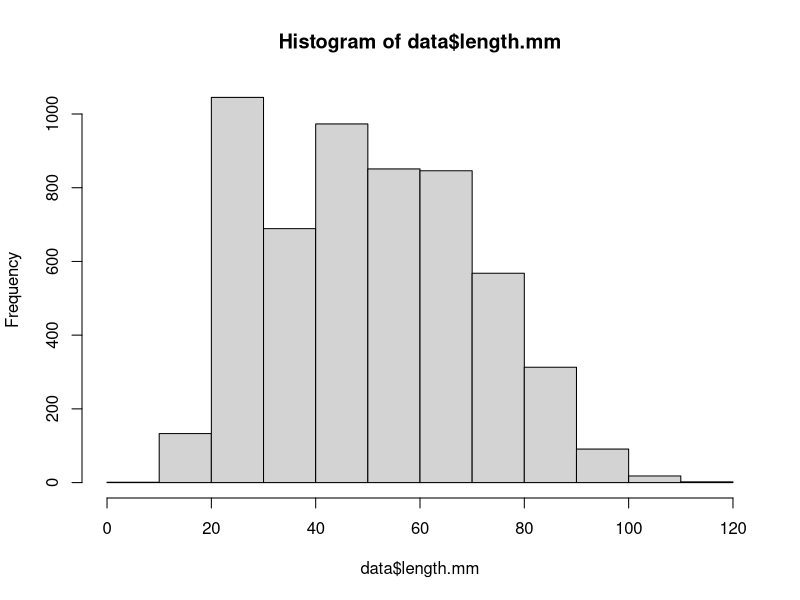
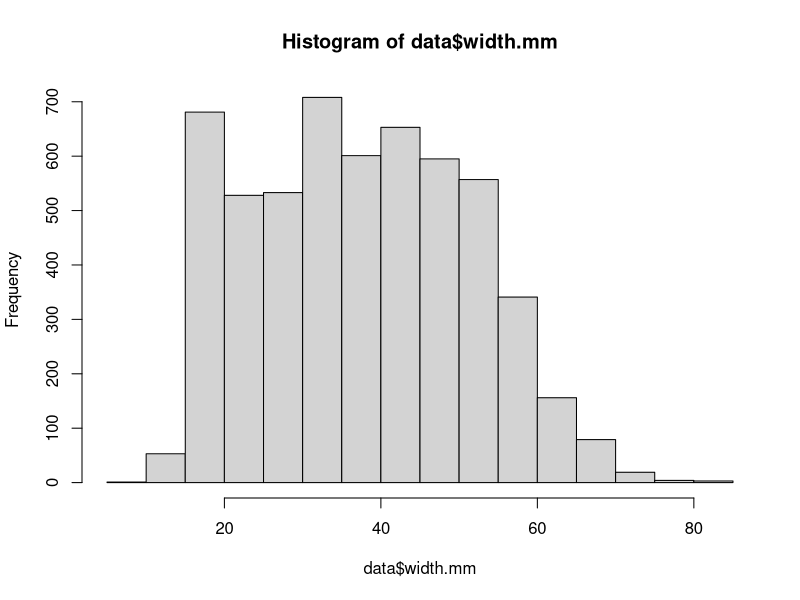
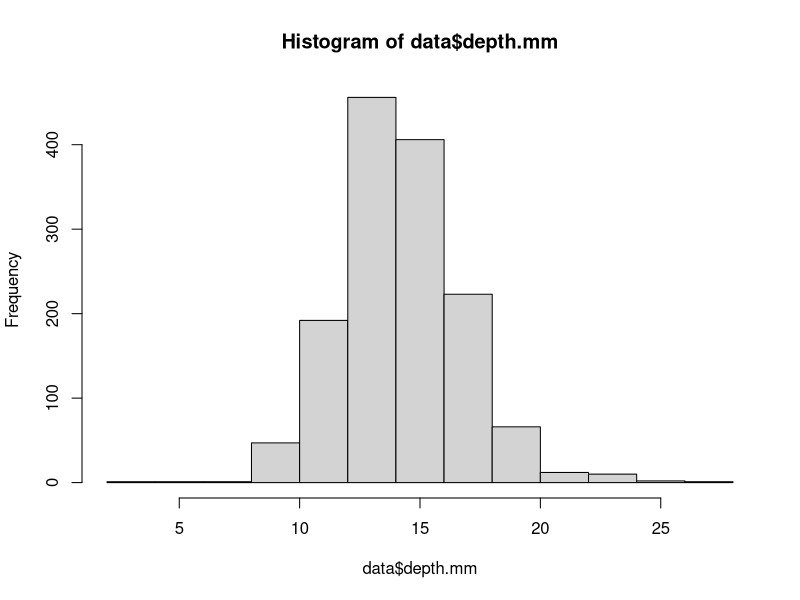
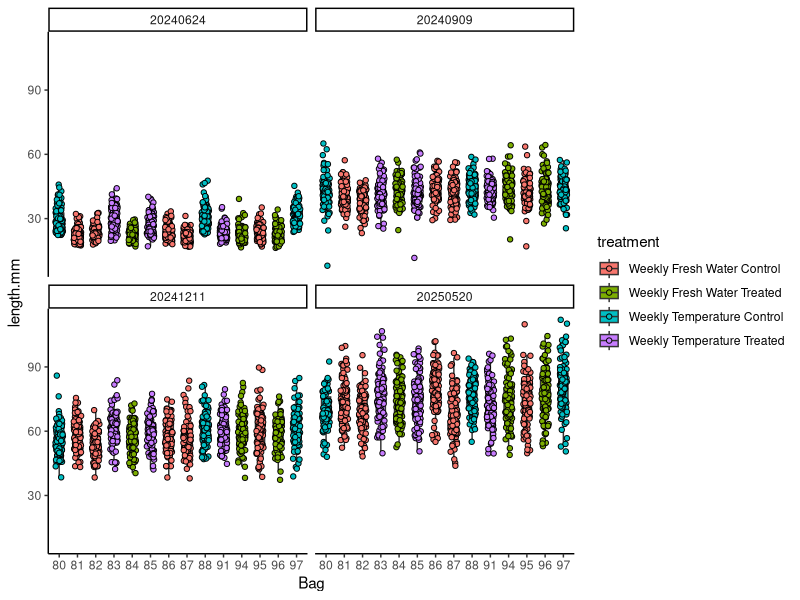
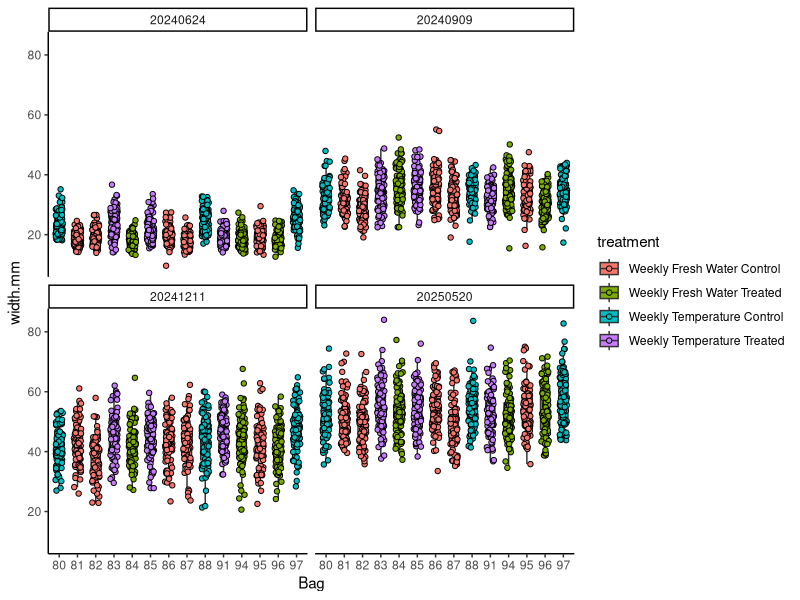
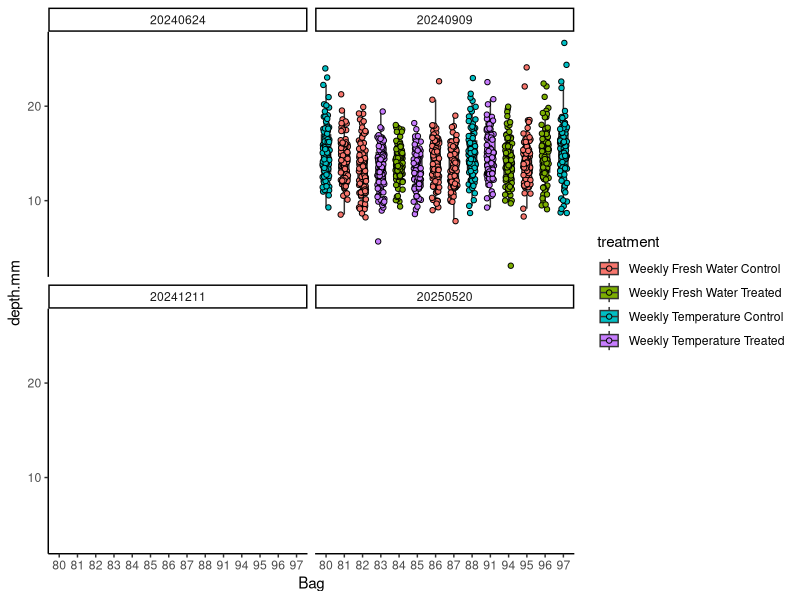
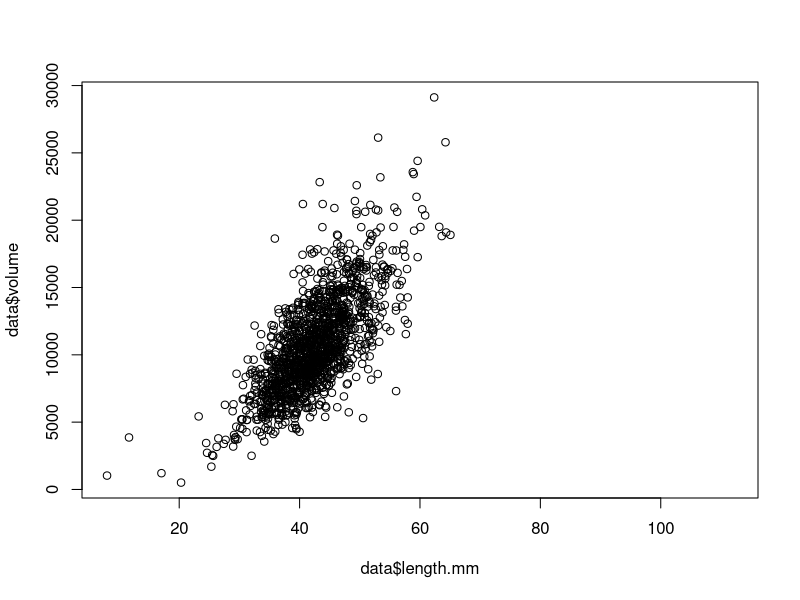
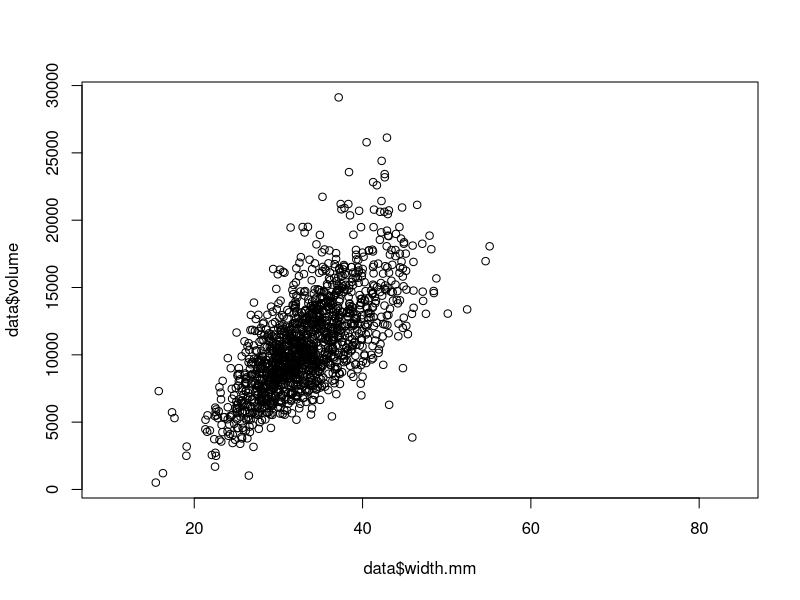

The R script that drew these images, in order:
## ---- chunk 1
knitr::opts_chunk$set(echo = TRUE, warning = FALSE, message = FALSE)
## ---- chunk 2
if ("tidyverse" %in% rownames(installed.packages()) == 'FALSE') install.packages('tidyverse') 
if ("ggplot2" %in% rownames(installed.packages()) == 'FALSE') install.packages('ggplot2') 
if ("ggeffects" %in% rownames(installed.packages()) == 'FALSE') install.packages('ggeffects') 

library("ggplot2")
library("tidyverse")
library("lme4")
library("lmerTest")
library("emmeans")
library("car")
library("mgcv")
library("ggeffects")
library("cowplot")
## ---- chunk 3
data<-read_csv(file="data/outplanting/GoosePoint/growth_GoosePoint.csv")%>%
  mutate(date=as.factor(date))
## ---- chunk 4
data$field_cattle_tag<-factor(data$field_cattle_tag)
## ---- chunk 5
data$dead[is.na(data$dead)] <- 0
data$stuck[is.na(data$stuck)] <- 0
## ---- chunk 6
metadata<-read_csv(file="data/outplanting/GoosePoint/bag_list_GoosePoint.csv")
metadata$field_cattle_tag<-factor(metadata$field_cattle_tag)

data$treatment<-metadata$treatment[match(data$field_cattle_tag, metadata$field_cattle_tag)]
## ---- chunk 7
hist(data$length.mm)
hist(data$width.mm)
hist(data$depth.mm)
## ---- chunk 8
plot1<-data%>%
  ggplot(aes(x=field_cattle_tag, y=length.mm, fill = treatment)) +
  facet_wrap(~date)+
  geom_boxplot(width=.5, outlier.shape= NA, position = position_dodge(width = 0.4)) +
  geom_point(pch = 21, position=position_jitterdodge(dodge.width=0.4)) +
  xlab("Bag") + 
  theme_classic(); plot1
## ---- chunk 9
plot2<-data%>%
  ggplot(aes(x=field_cattle_tag, y=width.mm, fill = treatment)) +
  facet_wrap(~date)+
  geom_boxplot(width=.5, outlier.shape= NA, position = position_dodge(width = 0.4)) +
  geom_point(pch = 21, position=position_jitterdodge(dodge.width=0.4)) +
  xlab("Bag") + 
  theme_classic(); plot2
## ---- chunk 10
plot3<-data%>%
  ggplot(aes(x=field_cattle_tag, y=depth.mm, fill = treatment)) +
  facet_wrap(~date)+
  geom_boxplot(width=.5, outlier.shape= NA, position = position_dodge(width = 0.4)) +
  geom_point(pch = 21, position=position_jitterdodge(dodge.width=0.4)) +
  xlab("Bag") + 
  theme_classic(); plot3
## ---- chunk 11
data$volume <- (4/3) * pi * (data$length.mm/2) * (data$width.mm/2) * (data$depth.mm/2)
## ---- chunk 12
plot(data$volume ~ data$length.mm)
plot(data$volume ~ data$width.mm)
## ---- chunk 13
training_data<-data%>%
  filter(date=="20240909")%>%
  filter(!is.na(volume))

hist(training_data$volume)
## ---- chunk 14
# Fit a polynomial regression model (2nd-degree polynomial)
poly_model <- lm(volume ~ poly(length.mm, 2) + poly(width.mm, 2) + length.mm:width.mm, data = training_data)

# Fit a Generalized Additive Model (GAM) for comparison
gam_model <- gam(volume ~ s(length.mm, bs = "cs") + s(width.mm, bs = "cs"), data = training_data)

# Compare model summaries
summary(poly_model)
summary(gam_model)
## ---- chunk 15
plot(poly_model)
plot(gam_model)
## ---- chunk 16
# Predict Volume using the trained model
data$Predicted_Volume_GAM <- predict(gam_model, data)
data$Predicted_Volume_Poly <- predict(poly_model, data)
## ---- chunk 17
plot(data$Predicted_Volume_GAM ~ data$volume)
plot(data$Predicted_Volume_Poly ~ data$volume)
## ---- chunk 18
# Plot the relationship for visualization
ggplot(training_data, aes(x = length.mm, y = volume)) +
  geom_point() +
  geom_smooth(method = "gam", formula = y ~ s(x, bs = "cs"), color = "blue") +
  ggtitle("GAM Fit for Length vs Volume")

ggplot(training_data, aes(x = width.mm, y = volume)) +
  geom_point() +
  geom_smooth(method = "gam", formula = y ~ s(x, bs = "cs"), color = "red") +
  ggtitle("GAM Fit for Width vs Volume")
## ---- chunk 19
# Plot polynomial fit for Length vs. Volume
ggplot(training_data, aes(x = length.mm, y = volume)) +
  geom_point() +
  stat_smooth(method = "lm", formula = y ~ poly(x, 2), color = "blue", se = TRUE) +
  ggtitle("Polynomial Regression (2nd Degree) Fit for Length vs Volume")

# Plot polynomial fit for Width vs. Volume
ggplot(training_data, aes(x = width.mm, y = volume)) +
  geom_point() +
  stat_smooth(method = "lm", formula = y ~ poly(x, 2), color = "red", se = TRUE) +
  ggtitle("Polynomial Regression (2nd Degree) Fit for Width vs Volume")
## ---- chunk 20
# Plot polynomial fit for Length vs. Volume
ggplot(data%>%filter(date=="20240909"), aes(x = volume, y = Predicted_Volume_Poly)) +
  geom_point() +
  stat_smooth(method = "loess", color = "blue", se = TRUE) +
  ggtitle("Polynomial Regression (2nd Degree) Fit for Known vs Predicted Volume")
## ---- chunk 21
hist(data$Predicted_Volume_Poly)
min(data$Predicted_Volume_Poly)
## ---- chunk 22
# Fit a polynomial regression model (2nd-degree polynomial)
poly_model <- lm(volume ~ poly(length.mm, 2) + poly(width.mm, 2) + length.mm:width.mm, data = training_data)

# Extract raw residuals
training_data$raw_resid <- residuals(poly_model)

# Standardize residuals
training_data$std_resid <- training_data$raw_resid / sd(training_data$raw_resid)

# Flag potential outliers
outlier_threshold <- 3
training_data$outlier_flag <- abs(training_data$std_resid) > outlier_threshold

# Filter rows flagged as outliers
outliers <- training_data %>% filter(outlier_flag == TRUE)
print(outliers)

# Plot standardized residuals
ggplot(training_data, aes(x = seq_along(std_resid), y = std_resid)) +
  geom_point(aes(color = outlier_flag), size = 2) +
  geom_hline(yintercept = c(-outlier_threshold, outlier_threshold), linetype = "dashed", color = "red") +
  labs(title = "Standardized Residuals with Outliers", x = "Index", y = "Standardized Residual") +
  theme_minimal()
## ---- chunk 23
training_data<-training_data%>%
  filter(!outlier_flag==TRUE)
## ---- chunk 24
hist(training_data$volume)
## ---- chunk 25
# Fit a polynomial regression model (2nd-degree polynomial)
poly_model <- lm(volume ~ poly(length.mm, 2) + poly(width.mm, 2) + length.mm:width.mm, data = training_data)

# Compare model summaries
summary(poly_model)
## ---- chunk 26
plot(poly_model)
## ---- chunk 27
# Predict Volume using the trained model
data$Predicted_Volume_Poly <- predict(poly_model, data)
## ---- chunk 28
plot(data$Predicted_Volume_Poly ~ data$volume)
## ---- chunk 29
# Plot polynomial fit for Length vs. Volume
ggplot(training_data, aes(x = length.mm, y = volume)) +
  geom_point() +
  stat_smooth(method = "lm", formula = y ~ poly(x, 2), color = "blue", se = TRUE) +
  ggtitle("Polynomial Regression (2nd Degree) Fit for Length vs Volume")

# Plot polynomial fit for Width vs. Volume
ggplot(training_data, aes(x = width.mm, y = volume)) +
  geom_point() +
  stat_smooth(method = "lm", formula = y ~ poly(x, 2), color = "red", se = TRUE) +
  ggtitle("Polynomial Regression (2nd Degree) Fit for Width vs Volume")
## ---- chunk 30
# Plot polynomial fit for Length vs. Volume
ggplot(data%>%filter(date=="20240909"), aes(x = volume, y = Predicted_Volume_Poly)) +
  geom_point() +
  stat_smooth(method = "loess", color = "blue", se = TRUE) +
  ggtitle("Polynomial Regression (2nd Degree) Fit for Known vs Predicted Volume")
## ---- chunk 31
hist(data$Predicted_Volume_Poly)
min(data$Predicted_Volume_Poly)
## ---- chunk 32
data<-data%>%filter(Predicted_Volume_Poly>0)
hist(data$Predicted_Volume_Poly)
## ---- chunk 33
plot4<-data%>%
  ggplot(aes(x=field_cattle_tag, y=Predicted_Volume_Poly, fill = treatment)) +
  facet_wrap(~date)+
  geom_boxplot(width=.5, outlier.shape= NA, position = position_dodge(width = 0.4)) +
  geom_point(pch = 21, position=position_jitterdodge(dodge.width=0.4)) +
  xlab("Bag") + 
  theme_classic(); plot4
## ---- chunk 34
plot5<-data%>%
  ggplot(aes(x=treatment, y=Predicted_Volume_Poly, fill = treatment)) +
  facet_wrap(~date)+
  geom_boxplot(width=.5, outlier.shape= NA, position = position_dodge(width = 0.4)) +
  geom_point(pch = 21, position=position_jitterdodge(dodge.width=0.4)) +
  xlab("Treatment") + 
  theme_classic() + 
  theme(axis.text.x=element_text(angle=45, vjust=1, hjust=1)); plot5
## ---- chunk 35
plot6<-data%>%
  group_by(field_cattle_tag, treatment, date)%>%
  summarise(mean=mean(Predicted_Volume_Poly, na.rm=TRUE), se=sd(Predicted_Volume_Poly, na.rm=TRUE)/sqrt(length(Predicted_Volume_Poly)))%>%
  
  ggplot(aes(x=field_cattle_tag, y=mean, fill = treatment)) +
  facet_wrap(~date)+
  geom_point(pch = 21) +
  geom_errorbar(aes(ymin=mean-se, ymax=mean+se), width=0)+
  xlab("Bag") + 
  ylab("Volume")+
  #ylim(2000, 15000)+
  theme_classic() + 
  theme(axis.text.x=element_text(angle=45, vjust=1, hjust=1)); plot6
## ---- chunk 36
plot7<-data%>%
  group_by(treatment, date)%>%
  summarise(mean=mean(Predicted_Volume_Poly, na.rm=TRUE), se=sd(Predicted_Volume_Poly, na.rm=TRUE)/sqrt(length(Predicted_Volume_Poly)))%>%
  
  ggplot(aes(x=treatment, y=mean, fill = treatment)) +
  facet_wrap(~date)+
  geom_point(pch = 21, size=4) +
  geom_errorbar(aes(ymin=mean-se, ymax=mean+se), width=0)+
  xlab("Treatment") + 
  ylab("Volume")+
  #ylim(5000, 15000)+
  theme_classic() + 
  theme(axis.text.x=element_text(angle=45, vjust=1, hjust=1)); plot7
## ---- chunk 37
model<-lmer(sqrt(Predicted_Volume_Poly) ~ treatment * date + (1|field_cattle_tag:treatment), data=data)

summary(model)
anova(model)

qqPlot(residuals(model))
hist(residuals(model))
## ---- chunk 38
# Extract raw residuals
data$raw_resid <- residuals(model)

# Standardize residuals
data$std_resid <- data$raw_resid / sd(data$raw_resid)

# Flag potential outliers
outlier_threshold <- 3
data$outlier_flag <- abs(data$std_resid) > outlier_threshold

# Filter rows flagged as outliers
outliers <- data %>% filter(outlier_flag == TRUE)
print(outliers)

# Plot standardized residuals
ggplot(data, aes(x = seq_along(std_resid), y = std_resid)) +
  geom_point(aes(color = outlier_flag), size = 2) +
  geom_hline(yintercept = c(-outlier_threshold, outlier_threshold), linetype = "dashed", color = "red") +
  labs(title = "Standardized Residuals with Outliers", x = "Index", y = "Standardized Residual") +
  theme_minimal()
## ---- chunk 39
data<-data%>%
  filter(!outlier_flag==TRUE)
## ---- chunk 40
model<-lmer(sqrt(Predicted_Volume_Poly) ~ treatment * date + (1|field_cattle_tag:treatment), data=data)

summary(model)
anova(model)

qqPlot(residuals(model))
hist(residuals(model))
## ---- chunk 41
plot8<-data%>%
  filter(treatment %in% c("Weekly Temperature Control", "Weekly Temperature Treated"))%>%
  
  ggplot(aes(x=date, y=Predicted_Volume_Poly, fill = field_cattle_tag, group=field_cattle_tag)) +
  facet_wrap(~treatment)+
  stat_smooth(color="darkgray", fill="darkgray")+
  geom_point(pch = 21, position=position_jitterdodge(dodge.width=0.4)) +
  xlab("Date") + 
  theme_classic(); plot8
## ---- chunk 42
plot9<-data%>%
  filter(treatment %in% c("Weekly Temperature Control", "Weekly Temperature Treated"))%>%
  
  ggplot(aes(x=date, y=Predicted_Volume_Poly, fill = treatment, group=interaction(date, treatment))) +
  scale_colour_manual(values=c("darkgray", "orange2"))+
  scale_fill_manual(values=c("darkgray", "orange2"))+
  geom_point(pch = 21, position=position_jitterdodge(dodge.width=0.9), alpha=0.5) +
  geom_boxplot(aes(group=interaction(date, treatment)), fill=NA, outliers = FALSE)+
  xlab("Date") + 
  theme_classic(); plot9
## ---- chunk 43
model<-data%>%
  filter(treatment %in% c("Weekly Temperature Control", "Weekly Temperature Treated"))%>%
  
  lmer(sqrt(Predicted_Volume_Poly) ~ treatment * date + (1|field_cattle_tag:treatment), data=.)

summary(model)
anova(model)

qqPlot(residuals(model))

emm<-emmeans(model, ~treatment|date)
pairs(emm)

emm<-emmeans(model, ~treatment)
pairs(emm)
## ---- chunk 44
plot10<-data%>%
  filter(treatment %in% c("Weekly Fresh Water Control", "Weekly Fresh Water Treated"))%>%
  
  ggplot(aes(x=date, y=Predicted_Volume_Poly, fill = field_cattle_tag, group=field_cattle_tag)) +
  facet_wrap(~treatment)+
  stat_smooth(color="darkgray", fill="darkgray")+
  geom_point(pch = 21, position=position_jitterdodge(dodge.width=0.4)) +
  xlab("Date") + 
  theme_classic(); plot10
## ---- chunk 45
plot11<-data%>%
  filter(treatment %in% c("Weekly Fresh Water Control", "Weekly Fresh Water Treated"))%>%
  
  ggplot(aes(x=date, y=Predicted_Volume_Poly, fill = treatment, group=interaction(date, treatment))) +
  scale_colour_manual(values=c("darkgray", "cyan3"))+
  scale_fill_manual(values=c("darkgray", "cyan3"))+
  geom_point(pch = 21, position=position_jitterdodge(dodge.width=0.9), alpha=0.5) +
  geom_boxplot(aes(group=interaction(date, treatment)), fill=NA, outliers = FALSE)+
  xlab("Date") + 
  theme_classic(); plot11
## ---- chunk 46
model<-data%>%
  filter(treatment %in% c("Weekly Fresh Water Control", "Weekly Fresh Water Treated"))%>%
  
  lmer(sqrt(Predicted_Volume_Poly) ~ treatment * date + (1|field_cattle_tag:treatment), data=.)

summary(model)
anova(model)

qqPlot(residuals(model))

emm<-emmeans(model, ~treatment|date)
pairs(emm)

emm<-emmeans(model, ~treatment)
pairs(emm)
## ---- chunk 47
# Fit a mixed-effects model to estimate growth rate
growth_model <- lmer(Predicted_Volume_Poly ~ date * treatment + (1|treatment:field_cattle_tag), data = data)

# Summarize the model
summary(growth_model)
anova(growth_model)

# Extract fixed effects (overall growth rate) and random effects (bag-specific deviations)
fixed_effects <- fixef(growth_model)
random_effects <- ranef(growth_model)$`treatment:field_cattle_tag`

# Plot growth trajectories
ggplot(data, aes(x = date, y = Predicted_Volume_Poly, color = factor(treatment), group=treatment)) +
  geom_point() +
  geom_smooth(method = "lm", se = FALSE) +
  theme_minimal() +
  labs(title = "Oyster Growth Over Time",
       x = "Date",
       y = "Volume",
       color = "Treatment")

#plot model trajectories 
ggpred <- ggpredict(growth_model, terms = c("date", "treatment"))

ggplot(ggpred, aes(x = x, y = predicted, color = group, fill=group)) +
  geom_line(aes(group=group)) +
  geom_ribbon(aes(ymin = conf.low, ymax = conf.high, group=group), alpha = 0.2) +
  theme_classic() +
  labs(title = "Modeled Oyster Growth Over Time",
       x = "Date",
       y = "Volume",
       color = "Treatment", 
       fill = "Treatment")
## ---- chunk 48
fresh_data<-data[grepl("Fresh Water", data$treatment), ]

# Fit a mixed-effects model to estimate growth rate
growth_model_FW <- lmer(Predicted_Volume_Poly ~ date * treatment + (1|treatment:field_cattle_tag), data = fresh_data)

# Summarize the model
summary(growth_model_FW)
anova(growth_model_FW)

# Extract fixed effects (overall growth rate) and random effects (bag-specific deviations)
fixed_effects <- fixef(growth_model_FW)
random_effects <- ranef(growth_model_FW)$`treatment:field_cattle_tag`

# Plot growth trajectories
ggplot(fresh_data, aes(x = date, y = Predicted_Volume_Poly, color = factor(treatment))) +
  geom_point() +
  geom_smooth(aes(group=treatment), method = "lm", se = FALSE) +
  theme_minimal() +
  labs(title = "Oyster Growth Over Time",
       x = "Date",
       y = "Volume",
       color = "Treatment")

#plot model trajectories 
ggpred <- ggpredict(growth_model_FW, terms = c("date", "treatment"))

plot1<-ggplot(ggpred, aes(x = x, y = predicted, color = group, fill=group, group=group)) +
  geom_line() +
  geom_ribbon(aes(ymin = conf.low, ymax = conf.high), alpha = 0.2) +
  theme_classic() +
  
  labs(title = "Modeled Oyster Growth Over Time (Fresh Water)",
       x = "Date",
       y = "Predicted Volume",
       color = "Treatment", 
       fill = "Treatment");plot1
## ---- chunk 49
temp_data<-data[grepl("Temperature", data$treatment), ]

# Fit a mixed-effects model to estimate growth rate
growth_model_TEMP <- lmer(Predicted_Volume_Poly ~ date * treatment + (1|treatment:field_cattle_tag), data = temp_data)

# Summarize the model
summary(growth_model_TEMP)
anova(growth_model_TEMP)

# Extract fixed effects (overall growth rate) and random effects (bag-specific deviations)
fixed_effects <- fixef(growth_model_TEMP)
random_effects <- ranef(growth_model_TEMP)$`treatment:field_cattle_tag`

# Plot growth trajectories
ggplot(temp_data, aes(x = date, y = Predicted_Volume_Poly, color = factor(treatment), group=treatment)) +
  geom_point() +
  geom_smooth(method = "lm", se = FALSE) +
  theme_minimal() +
  labs(title = "Oyster Growth Over Time",
       x = "Date",
       y = "Volume",
       color = "Treatment")

#plot model trajectories 
ggpred <- ggpredict(growth_model_TEMP, terms = c("date", "treatment"))

plot2<-ggplot(ggpred, aes(x = x, y = predicted, color = group, fill=group, group=group)) +
  geom_line() +
  geom_ribbon(aes(ymin = conf.low, ymax = conf.high), alpha = 0.2) +
  theme_classic() +
  
  labs(title = "Modeled Oyster Growth Over Time (Temperature)",
       x = "Date",
       y = "Predicted Volume",
       color = "Treatment", 
       fill = "Treatment");plot2
## ---- chunk 50
plots<-plot_grid(plot1, plot2, ncol=2, nrow=1);plots

ggsave(filename="figures/growth/goose_point/growth.png", plots, width=14, height=6)
